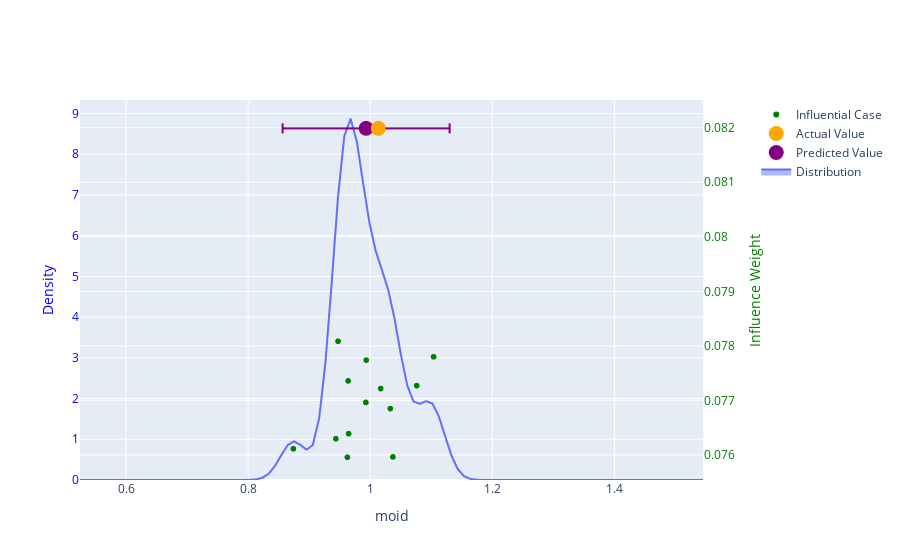

The notebook cell this image was saved under:
### Code cell
plot_interpretable_prediction(
    react,
    actual_value=action_value,
    generative_reacts=gen_reacts,
    residual=global_residual,
)
